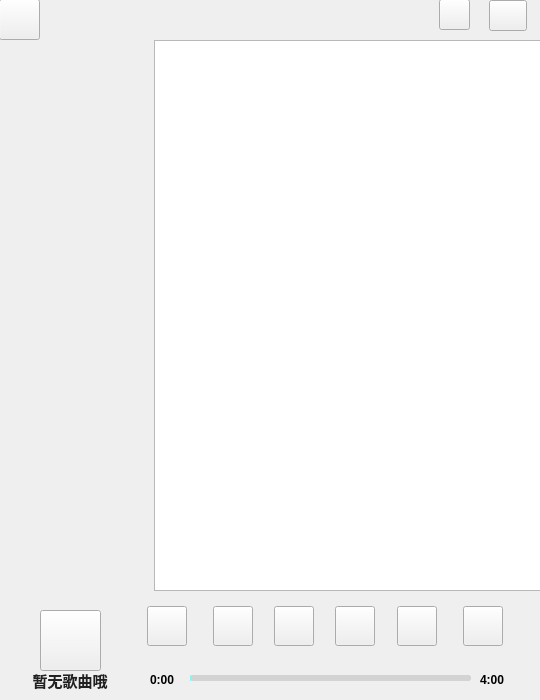
<?xml version="1.0" encoding="UTF-8"?>
<ui version="4.0">
 <class>Widget</class>
 <widget class="QMainWindow" name="Widget">
  <property name="geometry">
   <rect>
    <x>0</x>
    <y>0</y>
    <width>540</width>
    <height>700</height>
   </rect>
  </property>
  <property name="minimumSize">
   <size>
    <width>540</width>
    <height>700</height>
   </size>
  </property>
  <property name="maximumSize">
   <size>
    <width>540</width>
    <height>700</height>
   </size>
  </property>
  <property name="windowTitle">
   <string>MainWindow</string>
  </property>
  <property name="styleSheet">
   <string notr="true"/>
  </property>
  <widget class="QWidget" name="centralwidget">
   <property name="styleSheet">
    <string notr="true"/>
   </property>
   <widget class="QWidget" name="w_MainWidget" native="true">
    <property name="geometry">
     <rect>
      <x>-1</x>
      <y>-1</y>
      <width>541</width>
      <height>601</height>
     </rect>
    </property>
    <property name="styleSheet">
     <string notr="true"/>
    </property>
    <widget class="QListWidget" name="w_playlist">
     <property name="geometry">
      <rect>
       <x>155</x>
       <y>41</y>
       <width>391</width>
       <height>551</height>
      </rect>
     </property>
    </widget>
    <widget class="QPushButton" name="btn_close">
     <property name="geometry">
      <rect>
       <x>490</x>
       <y>1</y>
       <width>38</width>
       <height>31</height>
      </rect>
     </property>
     <property name="minimumSize">
      <size>
       <width>30</width>
       <height>30</height>
      </size>
     </property>
     <property name="maximumSize">
      <size>
       <width>38</width>
       <height>40</height>
      </size>
     </property>
     <property name="text">
      <string/>
     </property>
    </widget>
    <widget class="QPushButton" name="btn_min">
     <property name="geometry">
      <rect>
       <x>440</x>
       <y>0</y>
       <width>31</width>
       <height>31</height>
      </rect>
     </property>
     <property name="minimumSize">
      <size>
       <width>30</width>
       <height>30</height>
      </size>
     </property>
     <property name="maximumSize">
      <size>
       <width>40</width>
       <height>40</height>
      </size>
     </property>
     <property name="text">
      <string/>
     </property>
    </widget>
    <widget class="QPushButton" name="btn_Add">
     <property name="geometry">
      <rect>
       <x>0</x>
       <y>0</y>
       <width>41</width>
       <height>41</height>
      </rect>
     </property>
     <property name="minimumSize">
      <size>
       <width>30</width>
       <height>30</height>
      </size>
     </property>
     <property name="text">
      <string/>
     </property>
    </widget>
    <widget class="QLabel" name="lab_Cover">
     <property name="geometry">
      <rect>
       <x>120</x>
       <y>150</y>
       <width>371</width>
       <height>361</height>
      </rect>
     </property>
     <property name="text">
      <string/>
     </property>
    </widget>
   </widget>
   <widget class="QWidget" name="w_Interact" native="true">
    <property name="geometry">
     <rect>
      <x>0</x>
      <y>600</y>
      <width>541</width>
      <height>101</height>
     </rect>
    </property>
    <widget class="QSlider" name="ProgressBar">
     <property name="enabled">
      <bool>true</bool>
     </property>
     <property name="geometry">
      <rect>
       <x>190</x>
       <y>70</y>
       <width>281</width>
       <height>16</height>
      </rect>
     </property>
     <property name="autoFillBackground">
      <bool>false</bool>
     </property>
     <property name="styleSheet">
      <string notr="true">QSlider::groove:horizontal {
    border: none;
    height: 6px;
    border-radius: 3px;
    background: lightgray;
}

QSlider::groove:vertical {
    border: none;
    height: 6px;
    border-radius: 3px;
   /* background: lightgray;*/
	background:tranparent;
}

QSlider::handle:horizontal {
    border: none;
    margin: -5px 0px; /* 上下边距和左右边距*/
    width: 16px;
    height: 16px;
    border-radius: 8px;
    background-color:rgba(240,240,240,0.5);
    border-image: url(:/Icon/SliderPoint.svg);
}
/*划过部分*/
QSlider::sub-page:horizontal {
    background: #8df2f2;
    height: 4px;
    border-radius: 3px;
}
/*未划过部分*/
QSlider::add-page:horizontal {
    background: lightgray;
    height: 4px;
    border-radius: 3px;
}
/*
QSlider 
{
	background-color: rgba(22, 22, 22, 0.7);
	padding-top: 15px;  
	padding-bottom: 15px;
	border-radius: 5px; 
}




QSlider::add-page:vertical 
{
	background-color: rgba(240,240,240,0.6);
	width:5px;
	border-radius: 2px;
}
 
QSlider::sub-page:vertical 
{
	background-color: rgba(240,240,240,0.6);
	width:5px;
	border-radius: 2px;
}
 

QSlider::handle:vertical
{
	height: 14px;  
	width: 14px;
	margin: 0px -4px 0px -4px;
	border-radius: 7px;
	background: white;
}

QSlider::groove:honrizontal
{
	background-color:rgba(240,240,240,0.6);
	width:8px;
}
*/
 
</string>
     </property>
     <property name="tracking">
      <bool>false</bool>
     </property>
     <property name="orientation">
      <enum>Qt::Orientation::Horizontal</enum>
     </property>
    </widget>
    <widget class="QLabel" name="lab_TotalTime">
     <property name="geometry">
      <rect>
       <x>480</x>
       <y>70</y>
       <width>40</width>
       <height>20</height>
      </rect>
     </property>
     <property name="minimumSize">
      <size>
       <width>40</width>
       <height>20</height>
      </size>
     </property>
     <property name="font">
      <font>
       <bold>true</bold>
      </font>
     </property>
     <property name="text">
      <string>4:00</string>
     </property>
    </widget>
    <widget class="QLabel" name="lab_CurrentTime">
     <property name="geometry">
      <rect>
       <x>150</x>
       <y>70</y>
       <width>27</width>
       <height>20</height>
      </rect>
     </property>
     <property name="minimumSize">
      <size>
       <width>26</width>
       <height>20</height>
      </size>
     </property>
     <property name="font">
      <font>
       <bold>true</bold>
      </font>
     </property>
     <property name="text">
      <string>0:00</string>
     </property>
    </widget>
    <widget class="QPushButton" name="btn_cover">
     <property name="geometry">
      <rect>
       <x>40</x>
       <y>10</y>
       <width>61</width>
       <height>61</height>
      </rect>
     </property>
     <property name="minimumSize">
      <size>
       <width>50</width>
       <height>50</height>
      </size>
     </property>
     <property name="text">
      <string/>
     </property>
    </widget>
    <widget class="QPushButton" name="btn_play_or_pause">
     <property name="geometry">
      <rect>
       <x>274</x>
       <y>6</y>
       <width>40</width>
       <height>40</height>
      </rect>
     </property>
     <property name="minimumSize">
      <size>
       <width>40</width>
       <height>40</height>
      </size>
     </property>
     <property name="styleSheet">
      <string notr="true">
QPushButton#pButtonOk:hover
{
    color:white;
    background-color:rgb(44 , 137 , 255);
    border: 1px solid rgb(11 , 137 , 234);
}</string>
     </property>
     <property name="text">
      <string/>
     </property>
    </widget>
    <widget class="QPushButton" name="btn_next">
     <property name="geometry">
      <rect>
       <x>335</x>
       <y>6</y>
       <width>40</width>
       <height>40</height>
      </rect>
     </property>
     <property name="minimumSize">
      <size>
       <width>40</width>
       <height>40</height>
      </size>
     </property>
     <property name="text">
      <string/>
     </property>
    </widget>
    <widget class="QPushButton" name="btn_volumn">
     <property name="geometry">
      <rect>
       <x>397</x>
       <y>6</y>
       <width>40</width>
       <height>40</height>
      </rect>
     </property>
     <property name="minimumSize">
      <size>
       <width>40</width>
       <height>40</height>
      </size>
     </property>
     <property name="text">
      <string/>
     </property>
    </widget>
    <widget class="QPushButton" name="btn_prev">
     <property name="geometry">
      <rect>
       <x>213</x>
       <y>6</y>
       <width>40</width>
       <height>40</height>
      </rect>
     </property>
     <property name="minimumSize">
      <size>
       <width>40</width>
       <height>40</height>
      </size>
     </property>
     <property name="text">
      <string/>
     </property>
    </widget>
    <widget class="QPushButton" name="btn_playlist">
     <property name="geometry">
      <rect>
       <x>463</x>
       <y>6</y>
       <width>40</width>
       <height>40</height>
      </rect>
     </property>
     <property name="minimumSize">
      <size>
       <width>40</width>
       <height>40</height>
      </size>
     </property>
     <property name="text">
      <string/>
     </property>
    </widget>
    <widget class="QPushButton" name="btn_loop">
     <property name="geometry">
      <rect>
       <x>147</x>
       <y>6</y>
       <width>40</width>
       <height>40</height>
      </rect>
     </property>
     <property name="minimumSize">
      <size>
       <width>40</width>
       <height>40</height>
      </size>
     </property>
     <property name="styleSheet">
      <string notr="true"/>
     </property>
     <property name="text">
      <string/>
     </property>
    </widget>
    <widget class="QLabel" name="lab_MusicInfo">
     <property name="geometry">
      <rect>
       <x>10</x>
       <y>70</y>
       <width>120</width>
       <height>21</height>
      </rect>
     </property>
     <property name="minimumSize">
      <size>
       <width>120</width>
       <height>10</height>
      </size>
     </property>
     <property name="maximumSize">
      <size>
       <width>300</width>
       <height>100</height>
      </size>
     </property>
     <property name="font">
      <font>
       <family>Microsoft YaHei UI</family>
       <pointsize>11</pointsize>
       <bold>true</bold>
       <kerning>false</kerning>
      </font>
     </property>
     <property name="styleSheet">
      <string notr="true">QLabel{
color: rgba(10,10,10,0.9);}
</string>
     </property>
     <property name="text">
      <string>暂无歌曲哦</string>
     </property>
     <property name="alignment">
      <set>Qt::AlignmentFlag::AlignCenter</set>
     </property>
     <property name="textInteractionFlags">
      <set>Qt::TextInteractionFlag::NoTextInteraction</set>
     </property>
    </widget>
   </widget>
   <zorder>w_Interact</zorder>
   <zorder>w_MainWidget</zorder>
  </widget>
 </widget>
 <resources/>
 <connections/>
</ui>
